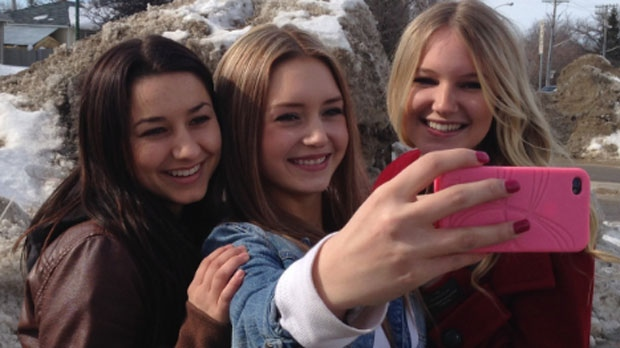
#> input picture test.jpg, 620 x 348 px
$ python image_detect_face.py
#> lines starting #> are read from the running program, lines starting #| are printed output that depends on the picture
import cv2

# Load the cascade
face_cascade = cv2.CascadeClassifier('haarcascade_frontalface_default.xml')
# Read the input image
img = cv2.imread('test.jpg')
#> img is the input picture: shape (348, 620, 3); mean B, G, R 77.8, 78, 99.4
# Convert into grayscale
gray = cv2.cvtColor(img, cv2.COLOR_BGR2GRAY)
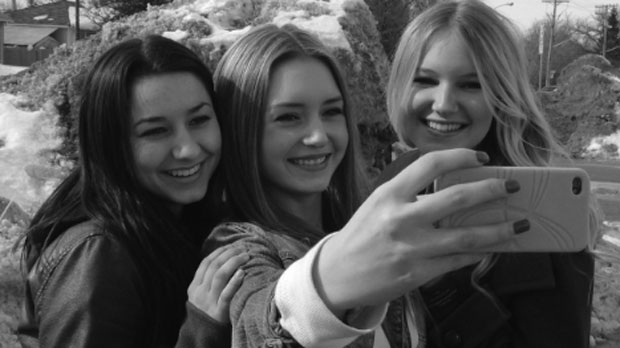
#> gray: shape (348, 620); min 2, max 255, mean 84.4
# Detect faces
#> (the run stopped early here; a loop or call above may not have finished)
